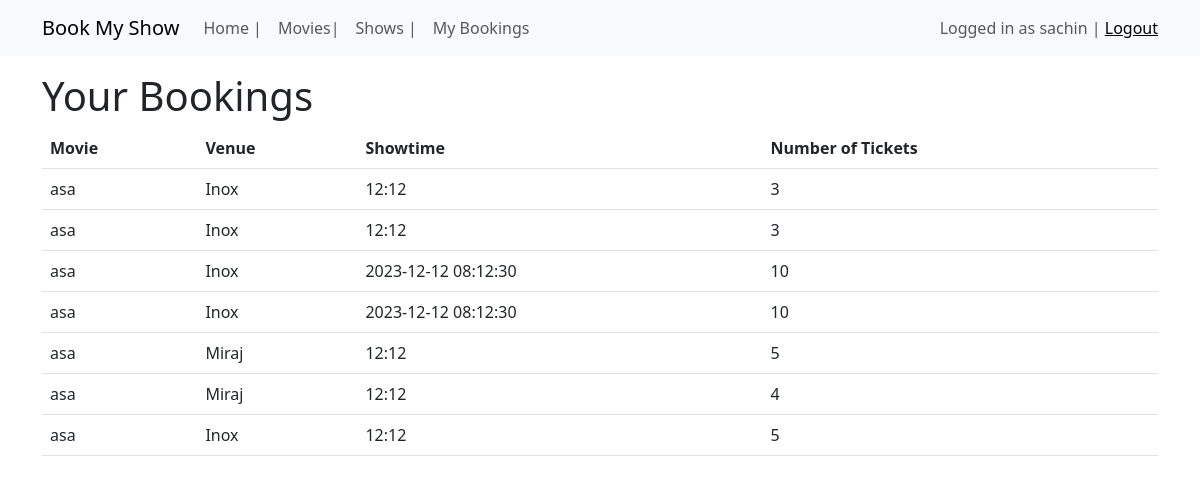
Before: /bookings (signed in) with the older database file.
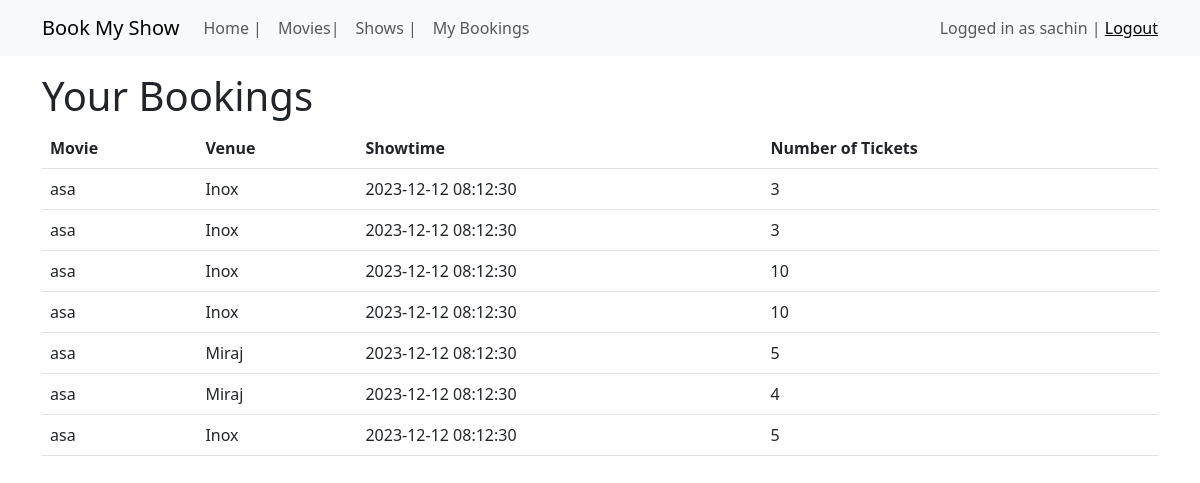
After: the same page with the newer database file.
### application/models.py (models this page shows, shortened)
class User(UserMixin,db.Model):
    id = db.Column(db.Integer, primary_key=True)
    username = db.Column(db.String(100), nullable=False)
    email = db.Column(db.String(100), nullable=False)
    is_admin = db.Column(db.Boolean, default=False)
    password_hash = db.Column(db.String(128),nullable=True)
    bookings = db.relationship('Booking', backref='user', lazy=True)
    comments = db.relationship('Comment', backref='user', lazy=True)
    likes = db.relationship('Like', backref='user', lazy=True)
    @property
    def password(self):
        raise AttributeError('Password is not a redable Attribute! ')

class Booking(db.Model):
    id = db.Column(db.Integer, primary_key=True)
    user_id = db.Column(db.Integer, db.ForeignKey('user.id'), nullable=False)
    showtime_id = db.Column(db.Integer, db.ForeignKey('showtime.id'), nullable=False)
    movie_id = db.Column(db.Integer, db.ForeignKey('movie.id'), nullable=False)
    cinema_id = db.Column(db.Integer, db.ForeignKey('cinema.id'), nullable=False)
    date = db.Column(db.Date)
    time = db.Column(db.Time)
    num_tickets = db.Column(db.Integer, nullable=False)

class Movie(db.Model):
    id = db.Column(db.Integer, primary_key=True)
    name = db.Column(db.String(100), nullable=False)
    genre = db.Column(db.String(100), nullable=False)
    director = db.Column(db.String(100), nullable=False)
    cast = db.Column(db.String(1000), nullable=False)
    synopsis = db.Column(db.Text, nullable=False)
    duration = db.Column(db.Integer, nullable=False)
    release_date = db.Column(db.Text)
    rating = db.Column(db.Float, nullable=False)
    poster = db.Column(db.String(100))
    bookings = db.relationship('Booking', backref='movie', lazy=True)
    comments = db.relationship('Comment', backref='movie', lazy=True)
    likes = db.relationship('Like', backref='movie', lazy=True)
    showtimes = db.relationship('Showtime', backref='movie', lazy=True)

class Cinema(db.Model):
    id = db.Column(db.Integer, primary_key=True)
    name = db.Column(db.String(100), nullable=False)
    location = db.Column(db.String(100), nullable=False)
    seating_capacity = db.Column(db.Integer, nullable=False)
    showtimes = db.relationship('Showtime', backref='cinema', lazy=True)
    bookings = db.relationship('Booking', backref='cinema', lazy=True)

class Showtime(db.Model):
    id = db.Column(db.Integer, primary_key=True)
    movie_id = db.Column(db.Integer, db.ForeignKey('movie.id') )
    cinema_id = db.Column(db.Integer, db.ForeignKey('cinema.id'))
    date = db.Column(db.String)
    time = db.Column(db.String, nullable=False)
    ticket_price = db.Column(db.Float, nullable=False)
    bookings = db.relationship('Booking', backref='showtime', lazy=True)
    num_booked = db.Column(db.Integer, default=0)

### application/controllers.py (the view)
@app.route('/bookings', methods=['GET', 'POST'])
@login_required
def bookings():
    bookings = Booking.query.filter_by(user_id=current_user.id).all()
    return render_template('bookings.html', bookings=bookings)

### application/controllers.py (called while the page is built)
@login_manager.user_loader
def load_user(user_id):
    return User.query.get(int(user_id))

### templates/bookings.html
{% extends "base.html" %}
{% block content %}
  <h1>Your Bookings</h1>
  {% if bookings %}
    <table class="table">
      <thead>
        <tr>
          <th>Movie</th>
          <th>Venue</th>
          <th>Showtime</th>
          <th>Number of Tickets</th>
        </tr>
      </thead>
      <tbody>
        {% for booking in bookings %}
          <tr>
            <td>{{ booking.movie.name }}</td>
            <td>{{ booking.cinema.name }}</td>
            <td>{{ booking.showtime.time }}</td>
            <td>{{ booking.num_tickets }}</td>
          </tr>
        {% endfor %}
      </tbody>
    </table>
  {% else %}
    <p>You haven't made any bookings yet.</p>
  {% endif %}
{% endblock %}

### templates/base.html (shortened to what this page needs)
<!DOCTYPE html>
<html>
<head>
	{% block styles %}
	<link rel="stylesheet" href="{{ url_for('static', filename='css/style.css') }}">
	<link href="https://cdn.jsdelivr.net/npm/bootstrap@5.3.0-alpha3/dist/css/bootstrap.min.css" rel="stylesheet">
	{% endblock %}
</head>
<body>
	<nav class="navbar navbar-expand-lg navbar-light bg-light">
		<div class="container">
			<a class="navbar-brand" href="#">Book My Show</a>
			<div class="collapse navbar-collapse" id="navbarNav">
				<ul class="navbar-nav">
					<li class="nav-item">
						<a class="nav-link" href="#">Home | </a>
					</li>
					<li class="nav-item">
						<a class="nav-link" href="#">Movies| </a>
					</li>
					<li class="nav-item">
						<a class="nav-link" href="#">Shows | </a>
					</li>
					{% if current_user %}
					<li class="nav-item">
						<a class="nav-link" href="#">My Bookings</a>
					</li>
					{% endif %}
				</ul>
				{% if current_user %}
				<div class="navbar-text ms-auto">
					Logged in as {{ current_user.username }} | <a href="{{ url_for('logout')}}">Logout</a>
				</div>
				{% else %}
				<div class="navbar-text ms-auto">
					<a href="#">Login</a> | <a href="#">Register</a>
				</div>
				{% endif %}
			</div>
		</div>
	</nav>
	<div class="container mt-3">
		{% block content %}{% endblock %}
	</div>
</body>
</html>

Changed rows visible on the page:
changed through a linked row, Booking (number 1 of 7 on the later page): showtime.time "12:12" → "2023-12-12 08:12:30"
changed through a linked row, Booking (number 2 of 7 on the later page): showtime.time "12:12" → "2023-12-12 08:12:30"
changed through a linked row, Booking (number 5 of 7 on the later page): showtime.time "12:12" → "2023-12-12 08:12:30"
changed through a linked row, Booking (number 6 of 7 on the later page): showtime.time "12:12" → "2023-12-12 08:12:30"
changed through a linked row, Booking (number 7 of 7 on the later page): showtime.time "12:12" → "2023-12-12 08:12:30"
